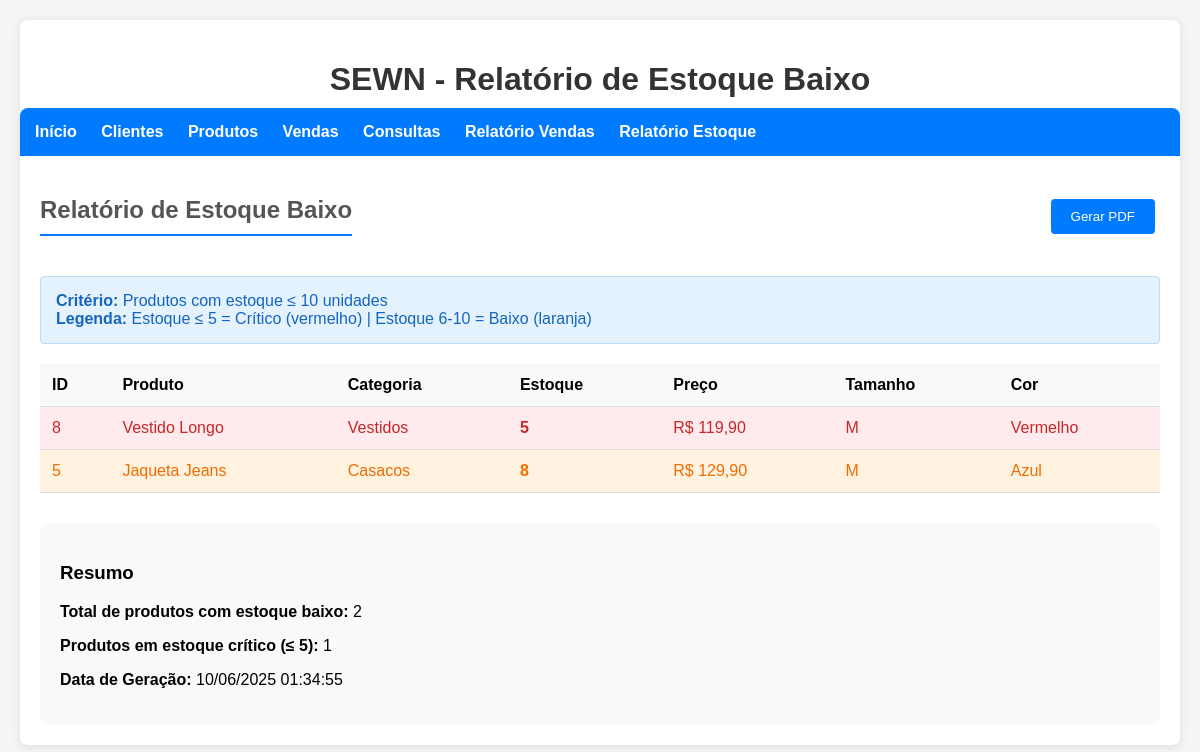
/reports/estoque_baixo.php, run on the app's committed database.
### tables this page shows
CREATE TABLE produtos (
    id INT PRIMARY KEY AUTO_INCREMENT,
    nome VARCHAR(100) NOT NULL,
    categoria_id INT,
    preco DECIMAL(10,2) NOT NULL,
    estoque INT NOT NULL DEFAULT 0,
    tamanho VARCHAR(10),
    cor VARCHAR(30),
    created_at TIMESTAMP DEFAULT CURRENT_TIMESTAMP,
    FOREIGN KEY (categoria_id) REFERENCES categorias(id)
);

CREATE TABLE categorias (
    id INT PRIMARY KEY AUTO_INCREMENT,
    nome VARCHAR(50) NOT NULL
);

### reports/estoque_baixo.php (the view, shortened to what this page needs)
<?php
require_once '../config/database.php';
$produtos = $pdo->query("
    SELECT p.id, p.nome, c.nome as categoria, p.estoque, p.preco, p.tamanho, p.cor
    FROM produtos p
    LEFT JOIN categorias c ON p.categoria_id = c.id
    WHERE p.estoque <= 10
    ORDER BY p.estoque ASC, p.nome
")->fetchAll();
?>
<!DOCTYPE html>
<html lang="pt-br">
<head>
    <link rel="stylesheet" href="../css/style.css">
</head>
<body>
    <div class="container">
        <h1>SEWN - Relatório de Estoque Baixo</h1>
        <nav>
            <a href="../index.php">Início</a>
            <a href="../pages/clientes.php">Clientes</a>
            <a href="../pages/produtos.php">Produtos</a>
            <a href="../pages/vendas.php">Vendas</a>
            <a href="../pages/consultas.php">Consultas</a>
            <a href="vendas_cliente.php">Relatório Vendas</a>
            <a href="estoque_baixo.php">Relatório Estoque</a>
        </nav>
        <div style="display: flex; justify-content: space-between; align-items: center; margin: 20px 0;">
            <h2>Relatório de Estoque Baixo</h2>
            <a href="?pdf=1" target="_blank"><button>Gerar PDF</button></a>
        </div>
        <div class="alert alert-info" style="background: #e3f2fd; color: #1565c0; border: 1px solid #bbdefb;">
            <strong>Critério:</strong> Produtos com estoque ≤ 10 unidades<br>
            <strong>Legenda:</strong> Estoque ≤ 5 = Crítico (vermelho) | Estoque 6-10 = Baixo (laranja)
        </div>
        <table>
            <thead>
                <tr>
                    <th>ID</th>
                    <th>Produto</th>
                    <th>Categoria</th>
                    <th>Estoque</th>
                    <th>Preço</th>
                    <th>Tamanho</th>
                    <th>Cor</th>
                </tr>
            </thead>
            <tbody>
                <?php foreach ($produtos as $produto): ?>
                <tr class="<?= $produto['estoque'] <= 5 ? 'estoque-critico' : 'estoque-baixo' ?>">
                    <td><?= $produto['id'] ?></td>
                    <td><?= htmlspecialchars($produto['nome']) ?></td>
                    <td><?= htmlspecialchars($produto['categoria']) ?></td>
                    <td><strong><?= $produto['estoque'] ?></strong></td>
                    <td>R$ <?= number_format($produto['preco'], 2, ',', '.') ?></td>
                    <td><?= htmlspecialchars($produto['tamanho']) ?></td>
                    <td><?= htmlspecialchars($produto['cor']) ?></td>
                </tr>
                <?php endforeach; ?>
            </tbody>
        </table>
        <div style="margin-top: 30px; padding: 20px; background: #f8f9fa; border-radius: 8px;">
            <h3>Resumo</h3>
            <p><strong>Total de produtos com estoque baixo:</strong> <?= count($produtos) ?></p>
            <p><strong>Produtos em estoque crítico (≤ 5):</strong> <?= count(array_filter($produtos, fn($p) => $p['estoque'] <= 5)) ?></p>
            <p><strong>Data de Geração:</strong> <?= date('d/m/Y H:i:s') ?></p>
        </div>
    </div>
</body>
</html>

### css/style.css (style rules this page uses)
body { font-family: Arial, sans-serif; margin: 0; padding: 20px; background: #f5f5f5; }
.container { max-width: 1200px; margin: 0 auto; background: white; padding: 20px; border-radius: 8px; box-shadow: 0 2px 10px rgba(0, 0, 0, 0.1); }
h1 { color: #333; text-align: center; margin-bottom: 30px; }
h2 { color: #555; border-bottom: 2px solid #007bff; padding-bottom: 10px; }
nav { background: #007bff; padding: 15px; margin: -20px -20px 20px -20px; border-radius: 8px 8px 0 0; }
nav a { color: white; text-decoration: none; margin-right: 20px; font-weight: bold; }
table { width: 100%; border-collapse: collapse; margin: 20px 0; }
th, td { padding: 12px; text-align: left; border-bottom: 1px solid #ddd; }
th { background: #f8f9fa; font-weight: bold; }
button { background: #007bff; color: white; padding: 10px 20px; border: none; border-radius: 4px; cursor: pointer; margin: 5px; }
.alert { padding: 15px; margin: 20px 0; border-radius: 4px; }

### reports/estoque_baixo.php (style rules this page uses)
.estoque-critico { background-color: #ffebee; color: #c62828; }
.estoque-baixo { background-color: #fff3e0; color: #ef6c00; }

### data on the page
produtos: id "8", nome "Vestido Longo", categoria.nome "Vestidos", estoque "5", preco "119,90", tamanho "M", cor "Vermelho"
produtos: id "5", nome "Jaqueta Jeans", categoria.nome "Casacos", estoque "8", preco "129,90", tamanho "M", cor "Azul"

### other printed values
count($produtos) "2"
count(array_filter($produtos, fn($p) => $p['estoque'] <= 5)) "1"
